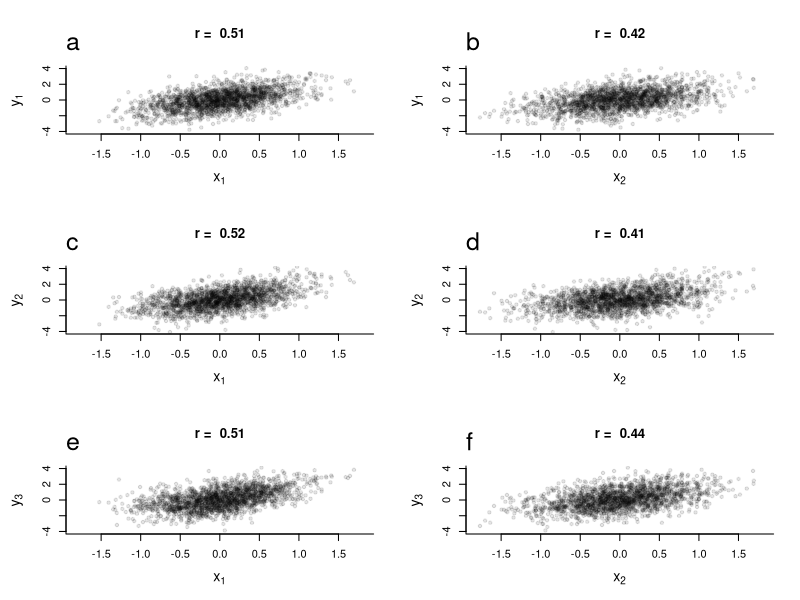
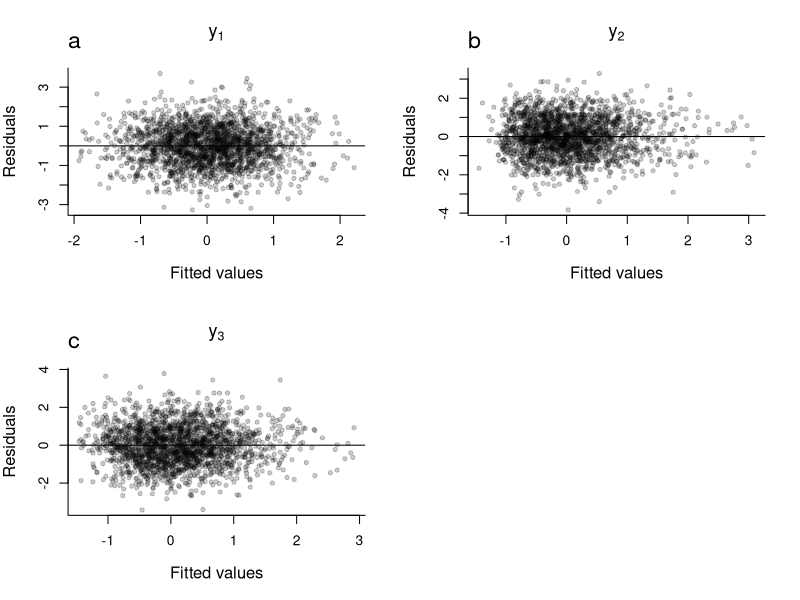

The R source for these figures, in order: (Note: this script raises an error after producing the figures.)

  library(tidyverse)
  library(mgcv)
  library(parallel)

  
# this example is modified from: 
# "On the ambiguity of interaction and nonlinear main effects in a regime of dependent covariates"
# by Matuschek & Kliegl (2018) 

  set.seed(123)
  n <- 2000
  x1 <- rnorm(n, sd = 0.5)
  u1 <- rnorm(n, sd = 0.5)

# z variables are correlated with x  
  x2 <- 0.5*x1 + u1
  
  cor(x1, x2)

# linear relationship  
  y1 <- rnorm(n, mean = x1 + 0.5*x2)
  
# interaction
  y2 <- rnorm(n, mean = x1 + 0.5*x2 + 0.5*x1*x2)

# x has non linear relationship
  y3 <- rnorm(n, mean = x1 + 0.5*x2 + 0.5*x1^2)
  

# fit linear interaction model
  m1 <- lm(y1 ~ x1*x2)
  m2 <- lm(y2 ~ x1*x2)
  m3 <- lm(y3 ~ x1*x2)

# plot relationships between the variables (Figure S1)  
# plot function
  pf <- function(a, b, yl, xl, n) {
    plot(a ~ b, main = paste("r = ", round(cor(a, b), 2)), cex.lab = 1.3, 
         ylim = c(-4, 4), xlim = c(-1.8, 1.8), bty = "l",
         ylab = yl, xlab = xl, pch = 19, col = rgb(0, 0, 0, 0.1), cex = 0.7)
    mtext(n, line = 1, adj = 0, cex = 1.5)
  }

  pdf("data/Figure S1.pdf", width = 7, height = 7)

  par(mfrow = c(3, 2), mar = c(5, 5, 5, 2))
  
  ly1 <- expression(y[1])
  ly2 <- expression(y[2])
  ly3 <- expression(y[3])
  lx1 <- expression(x[1])
  lx2 <- expression(x[2])
  
  pf(y1, x1, ly1, lx1, "a"); pf(y1, x2, ly1, lx2, "b")
  pf(y2, x1, ly2, lx1, "c"); pf(y2, x2, ly2, lx2, "d")
  pf(y3, x1, ly3, lx1, "e"); pf(y3, x2, ly3, lx2, "f")
  
  dev.off()

#########################################################################  
# residual plots for the three models (Figure S2)
# function to plot
  pr <- function(m, title) {
    plot(m$residuals ~ predict(m), pch = 19, col = rgb(0, 0, 0, 0.2),
         xlab = "Fitted values", ylab = "Residuals", bty = "l", main = title, 
         cex.main = 1.3, cex.lab = 1.2, cex = 0.7)
    abline(h = 0)
  }
  
  pdf("data/Figure S2.pdf", width = 7, height = 7)
  
  par(mfrow = c(2, 2))
  
  pr(m1, expression(y[1]))
    mtext("a", line = 1, adj = 0, cex = 1.4)
  pr(m2, expression(y[2]))
    mtext("b", line = 1, adj = 0, cex = 1.4)
  pr(m3, expression(y[3]))
    mtext("c", line = 1, adj = 0, cex = 1.4)
    
  dev.off()

######################################################## 
# now allow for nonlinear relationships
  
  m4 <- gam(y1 ~ s(x1) + s(x2) + x1:x2)  
  m5 <- gam(y2 ~ s(x1) + s(x2) + x1:x2)  
  m6 <- gam(y3 ~ s(x1) + s(x2) + x1:x2)  
  
######################################################## 
# construct a table of results (Table 1)
  
  tab <- data.frame(gen.model = rep(c("Linear", "Interaction", "Nonlinear"), each = 3),
                    param = rep(c("b1", "b2", "b3"), 3))
  
  tab$int.est <- round(c(summary(m1)$coef[2:4, 1],
                         summary(m2)$coef[2:4, 1],
                         summary(m3)$coef[2:4, 1]), 3)
  
  tab$int.se <-  round(c(summary(m1)$coef[2:4, 2],
                         summary(m2)$coef[2:4, 2],
                         summary(m3)$coef[2:4, 2]), 3)
  
  tab$int.p <-   round(c(summary(m1)$coef[2:4, 4],
                         summary(m2)$coef[2:4, 4],
                         summary(m3)$coef[2:4, 4]), 3)
  
  tab$nlin.est <- round(c(NA, NA, summary(m4)$p.coef[2], 
                          NA, NA, summary(m5)$p.coef[2], 
                          NA, NA, summary(m6)$p.coef[2]), 3)
  
  tab$nlin.est <- round(c(NA, NA, summary(m4)$p.coef[2], 
                          NA, NA, summary(m5)$p.coef[2], 
                          NA, NA, summary(m6)$p.coef[2]), 3)
  
  tab$nlin.se <-  round(c(NA, NA, summary(m4)$se[2], 
                          NA, NA, summary(m5)$se[2], 
                          NA, NA, summary(m6)$se[2]), 3)
  
  tab$nlin.p <-   round(c(NA, NA, summary(m4)$p.pv[2], 
                          NA, NA, summary(m5)$p.pv[2], 
                          NA, NA, summary(m6)$p.pv[2]), 3)
  
  tab
  

###############################################################################  
# function to alter correlation
  
  ac <- function(n) {
    x1 <- rnorm(n, sd = 0.5)
    u1 <- rnorm(n, sd = 0.5)
    
    b <- runif(1, -1, 1)
    
    x2 <- b*x1 + u1
    
    y1 <- rnorm(n, mean = x1 + 0.5*x2 + 0.5*x1^2)
    m1 <- lm(y1 ~ x1*x2)
    m2 <- gam(y1 ~ s(x1) + s(x2) + x1:x2)
    
    y2 <- rnorm(n, mean = x1 + 0.5*x2 + 0.5*x1*x2)
    m3 <- lm(y2 ~ x1*x2)
    m4 <- gam(y2 ~ s(x1) + s(x2) + x1:x2)
    
    
    return(c(cor(x1, x2), summary(m1)$coef[4, c(1, 4)], 
             summary(m2)$p.coef[2], summary(m2)$p.pv[2],
             summary(m3)$coef[4, c(1, 4)],
             summary(m4)$p.coef[2], summary(m4)$p.pv[2]))
  }
  

  set.seed(124)
# number of observations
  n <- 2000

# run simulations in parallel to speed up  
  num_cores <- detectCores() - 1
  my_cluster <- makeCluster(num_cores)
  
# number of times to simulate data  
  nrun <- 1000
  clusterExport(my_cluster, c("ac", "gam"))

  out <- parLapply(my_cluster, rep(n, nrun), function(x) ac(x))
  stopCluster(my_cluster)  

# put data in a useable format  
  out.all <- matrix(nrow = nrun, ncol = 9)
  for(i in 1:9) {
    out.all[, i] <- unlist(lapply(out, function(x) x[[i]]))
  }
  
  colnames(out.all) <- c("cor", "m1.est", "m1.p", "m2.est", "m2.p", "m3.est", "m3.p", "m4.est", "m4.p")
  out.all <- as.data.frame(out.all)

# set colours
  cl1 <- ifelse(out.all$m1.p <= 0.05, "tomato", "skyblue")
  cl2 <- ifelse(out.all$m2.p <= 0.05, "tomato", "skyblue")
  cl3 <- ifelse(out.all$m3.p <= 0.05, "tomato", "skyblue")
  cl4 <- ifelse(out.all$m4.p <= 0.05, "tomato", "skyblue")

# draw Figure 3

  pdf("data/Figure 3.pdf", width = 7, height = 7)
  
  par(mfrow = c(2, 2), mar = c(4, 4.5, 4, 2), oma = c(0, 0, 4, 4))
  
  plot(out.all$m1.est ~ out.all$cor, pch = 19, col = cl1, 
       ylab = expression(paste("Estimated interaction term  ", beta[3])), 
       xlab = "", bty = "l", cex.lab = 1, ylim = c(-0.5, 0.5), cex = 0.4)
  mtext("a", line = 1, adj = 0, cex = 1.3)
  abline(h = 0, lwd = 1.5)
  mtext("Fitted model", line = 5, cex = 1)
  mtext(expression(paste("y = ",beta[0]," + ",beta[1],x[1]," + ",beta[2],x[2]," + ",beta[3],x[1],x[2])), line = 3, cex = 1)

  plot(out.all$m2.est ~ out.all$cor, pch = 19, col = cl2, ylab = "", 
       xlab = "", bty = "l", cex.lab = 1, ylim = c(-0.5, 0.5), cex = 0.4)
  mtext("b", line = 1, adj = 0, cex = 1.3)
  abline(h = 0, lwd = 1.5)
  mtext("Fitted model", line = 5, cex = 1)
  mtext(expression(paste("y = ",beta[0], " + s(",x[1],") + s(",x[2],") + ",beta[3],x[1],x[2])), line = 3, cex = 1)
  text(1.2, 0, "Generating model", xpd = NA, srt = -90, cex = 1.2)
  text(1, 0, expression(paste("y = ",x[1]," + 0.5",x[2]," + 0.5",x[1],x[1])), xpd = NA, srt = -90, cex = 1)

  plot(out.all$m3.est ~ out.all$cor, pch = 19, col = cl3, 
       ylab = expression(paste("Estimated interaction term  ", beta[3])), 
       xlab = expression(paste("Correlation between ", x[1], " and ", x[2])), bty = "l", cex.lab = 1, cex = 0.4)
  mtext("c", line = 1, adj = 0, cex = 1.3)
  abline(h = 0.5, lwd = 1.5)

  plot(out.all$m4.est ~ out.all$cor, pch = 19, col = cl4, ylab = "", 
       xlab = expression(paste("Correlation between ", x[1], " and ", x[2])), bty = "l", cex.lab = 1, cex = 0.4)
  mtext("d", line = 1, adj = 0, cex = 1.3)
  abline(h = 0.5, lwd = 1.5)
  text(1.2, 0.5, "Generating model", xpd = NA, srt = -90, cex = 1.2)
  text(1, 0.5, expression(paste("y = ",x[1]," + 0.5",x[2]," + 0.5",x[1],x[2])), xpd = NA, srt = -90, cex = 1)
  
  dev.off()

# number of false positives
  table(cl1)
  table(cl2)
  
  